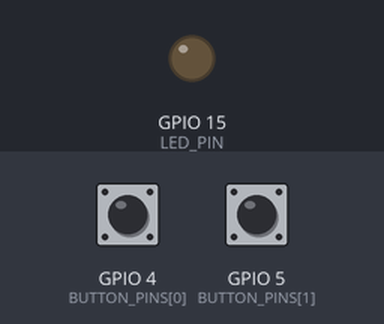
Bench run of a sketch on a simulated ESP32-S3. Shown: output pins drawn as LEDs (lit = HIGH). Dashed ring = blinking. The inputs (shaded band) are chosen by the test bench; at power-on: GPIO 4 (BUTTON_PINS[0]) HIGH, GPIO 5 (BUTTON_PINS[1]) HIGH. USB keyboard and mouse output is not drawn; what the sketch prints to the serial monitor is not drawn.

Above: at 0.2 s.
At 1.1 s:
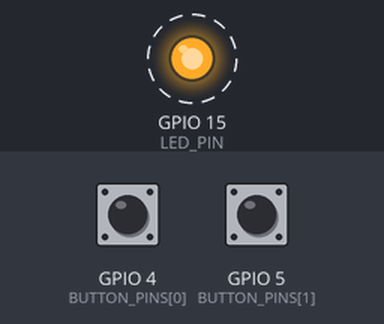
At 1.9 s:
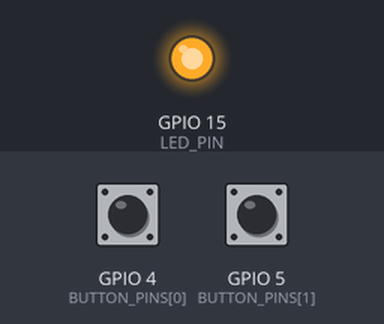
2.0 s: GPIO 4 (BUTTON_PINS[0]) pulled LOW for 0.15 s
3.6 s: GPIO 5 (BUTTON_PINS[1]) pulled LOW for 0.15 s
Timing chart, 0 to 6.6 s (numbered marks = the images above; inputs shaded):
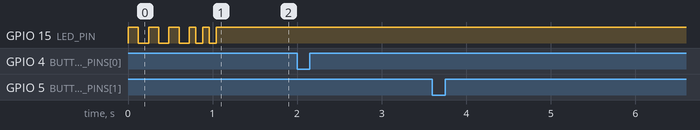

Measured:
- after the input at 2.0 s, every drawn part: stays the same
- after the input at 3.6 s, every drawn part: stays the same
- by itself, GPIO 15 (LED_PIN): alternates HIGH for 0.10 s and LOW for 0.12 s, 10 changes in all, then stays HIGH

The sketch:

playbook_pedal.ino
```cpp
// (licence header left out)
#include <BleKeyboard.h>

// ============ CONFIGURAÇÃO ============
#define NUM_BUTTONS 2 // 2 (este protótipo) ou 4
#define DEVICE_NAME "PlayBook Pedal"
#define MANUFACTURER "PlayBook"
#define DEBOUNCE_MS 25 // janela de estabilização do contato (borda)
// LED de status EXTERNO (3mm + resistor 220R) -> GND. Não usamos o LED
// onboard do S3: ele é RGB endereçável (WS2812) no GPIO 48 e exigiria outra
// biblioteca só pra piscar.
#define LED_PIN 15

BleKeyboard bleKeyboard(DEVICE_NAME, MANUFACTURER, 100);

// ---- 2 botões · vira página ----
// GPIO 4 = volta (PgUp) · GPIO 5 = avança (PgDn/rola pra baixo). Ordem casada
// com o layout físico do enclosure (o botão de avançar é o do 5). Se um dia
// inverter, é só trocar a ordem aqui de novo.
#if NUM_BUTTONS == 2
const int BUTTON_PINS[] = {4, 5};
const uint8_t KEYS[] = {KEY_PAGE_UP, KEY_PAGE_DOWN};
const char *NAMES[] = {"PgUp", "PgDn"};
#endif

// ---- 4 botões · vira página + muda música ----
// GPIO 6 = próxima música · GPIO 7 = música anterior. (Os pinos antigos
// 32/33/25/26 eram do ESP32 clássico e caem na faixa 26-37, reservada à
// memória no S3 — não servem nesta placa.)
#if NUM_BUTTONS == 4
const int BUTTON_PINS[] = {4, 5, 6, 7};
const uint8_t KEYS[] = {KEY_PAGE_UP, KEY_PAGE_DOWN, KEY_RIGHT_ARROW,
                        KEY_LEFT_ARROW};
const char *NAMES[] = {"PgUp", "PgDn", "Right", "Left"};
#endif

// Estado de debounce por borda: dispara UMA tecla na transição
// solto→apertado. Segurar NÃO repete (page-turner vira 1 página por toque).
struct ButtonState {
  bool stable;        // último estado estável (true = apertado)
  bool lastReading;   // última leitura crua
  unsigned long tChange; // quando a leitura crua mudou pela última vez
};
ButtonState buttons[NUM_BUTTONS];

// pisca o LED N vezes (feedback de boot/eventos), bloqueante e curto
void blinkLed(int times, int ms) {
  for (int i = 0; i < times; i++) {
    digitalWrite(LED_PIN, HIGH);
    delay(ms);
    digitalWrite(LED_PIN, LOW);
    delay(ms);
  }
}

void setup() {
  Serial.begin(115200);
  Serial.println();
  Serial.println("PlayBook Pedal v1.2 (ESP32-S3) — iniciando...");

  pinMode(LED_PIN, OUTPUT);

  for (int i = 0; i < NUM_BUTTONS; i++) {
    pinMode(BUTTON_PINS[i], INPUT_PULLUP);
    // INPUT_PULLUP: solto = HIGH, apertado = LOW. Guardamos "apertado" como
    // true, então invertemos a leitura crua.
    buttons[i] = {false, false, 0};
  }

  bleKeyboard.begin();
  Serial.printf("BLE HID pronto (%d botões). Aguardando emparelhamento...\n",
                NUM_BUTTONS);
  blinkLed(3, 120); // 3 piscadas = boot ok
}

void loop() {
  static bool wasConnected = false;
  const bool connected = bleKeyboard.isConnected();

  // borda de conexão: log + piscada
  if (connected != wasConnected) {
    wasConnected = connected;
    Serial.println(connected ? "Conectado." : "Desconectado.");
    if (connected) blinkLed(2, 80);
  }

  if (connected) {
    digitalWrite(LED_PIN, HIGH); // aceso fixo = conectado e pronto
    scanButtons();
  } else {
    // pulso lento = anunciando/procurando host
    digitalWrite(LED_PIN, (millis() / 500) % 2 ? HIGH : LOW);
  }

  delay(5);
}

void scanButtons() {
  const unsigned long now = millis();

  for (int i = 0; i < NUM_BUTTONS; i++) {
    // apertado = LOW no pino (pull-up) → inverte pra lógica "pressed"
    const bool pressed = (digitalRead(BUTTON_PINS[i]) == LOW);

    // reinicia o cronômetro de estabilização a cada mudança de leitura
    if (pressed != buttons[i].lastReading) {
      buttons[i].lastReading = pressed;
      buttons[i].tChange = now;
    }

    // leitura estável por tempo suficiente e diferente do estado atual
    if ((now - buttons[i].tChange) > DEBOUNCE_MS &&
        pressed != buttons[i].stable) {
      buttons[i].stable = pressed;

      // dispara só na descida (solto→apertado); soltar não manda nada
      if (pressed) {
        bleKeyboard.write(KEYS[i]);
        Serial.printf("Botão %d (%s) -> tecla 0x%02X\n", i + 1, NAMES[i],
                      KEYS[i]);
      }
    }
  }
}
```
